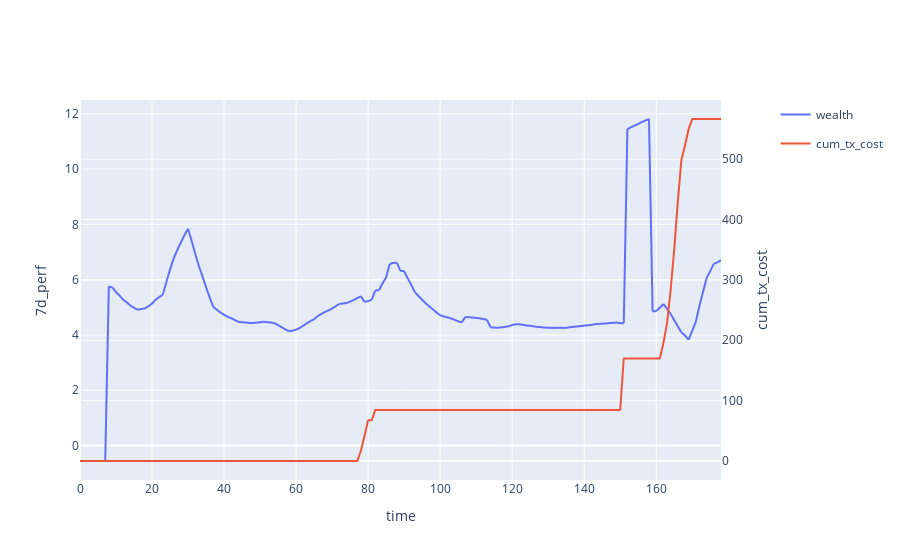

The code cell stored with this chart in its notebook:
### Markdown cell above
### typical params backest

### Code cell
conditions = {
    'cap': 0.3,
    'halflife': "10d",
    'cost': 1e-3,
    'gaz': 40,
    'assumed_holding_days': 30,
    'base_buffer': 0.1,
    'concentration_limit': 0.5,
}
filename = "C:/Users/david/singularity/midfreq/logs/{}_{}_{}_{}_{}_{}_{}__backtest.csv".format(*conditions.values())
backtest = pd.read_csv(filename)

backtest['tx_cost'].iloc[0] = 0.001
cum_tx_cost = backtest.cumsum()["tx_cost"]
cum_tx_cost.name = 'cum_tx_cost'
apy_7d = (backtest[['wealth']] / backtest[['wealth']].shift(7) -1)*365/7*100

subfig = make_subplots(specs=[[{"secondary_y": True}]])

# create two independent figures with px.line each containing data from multiple columns
fig = px.line(apy_7d,render_mode="webgl",)
fig2 = px.line(cum_tx_cost, render_mode="webgl",)
fig2.update_traces(yaxis="y2")
subfig.add_traces(fig.data + fig2.data)
subfig.layout.xaxis.title = "time"
subfig.layout.yaxis.title = "7d_perf"
subfig.layout.yaxis2.title = "cum_tx_cost"

# recoloring is necessary otherwise lines from fig und fig2 would share each color
# e.g. Linear-, Log- = blue; Linear+, Log+ = red... we don't want this
subfig.for_each_trace(lambda t: t.update(line=dict(color=t.marker.color)))
subfig.show()

### Figure 1 — Plotly figure (JSON) as saved in the notebook; plotly's stock layout.template omitted (floating-point values rounded to 4 significant figures; data arrays with more than 128 entries replaced by an {"elided": "..."} marker saying what was removed)
{"data": [{"hovertemplate": "variable=wealth<br>index=%{x}<br>value=%{y}<extra></extra>", "legendgroup": "wealth", "line": {"dash": "solid"}, "marker": {"symbol": "circle"}, "mode": "lines", "name": "wealth", "showlegend": true, "type": "scattergl", "x": {"elided": "179 int values"}, "xaxis": "x", "y": {"elided": "179 float values"}, "yaxis": "y"}, {"hovertemplate": "variable=cum_tx_cost<br>index=%{x}<br>value=%{y}<extra></extra>", "legendgroup": "cum_tx_cost", "line": {"dash": "solid"}, "marker": {"symbol": "circle"}, "mode": "lines", "name": "cum_tx_cost", "showlegend": true, "type": "scattergl", "x": {"elided": "179 int values"}, "xaxis": "x", "y": {"elided": "179 float values"}, "yaxis": "y2"}], "layout": {"xaxis": {"anchor": "y", "domain": [0, 0.94], "title": {"text": "time"}}, "yaxis": {"anchor": "x", "domain": [0, 1], "title": {"text": "7d_perf"}}, "yaxis2": {"anchor": "x", "overlaying": "y", "side": "right", "title": {"text": "cum_tx_cost"}}}}
